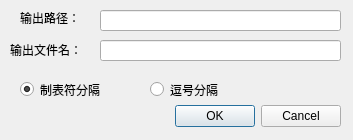
<?xml version="1.0" encoding="UTF-8"?>
<ui version="4.0">
 <class>ImgPainterSetting</class>
 <widget class="QDialog" name="ImgPainterSetting">
  <property name="geometry">
   <rect>
    <x>0</x>
    <y>0</y>
    <width>353</width>
    <height>140</height>
   </rect>
  </property>
  <property name="windowTitle">
   <string>Dialog</string>
  </property>
  <widget class="QDialogButtonBox" name="buttonBox">
   <property name="geometry">
    <rect>
     <x>0</x>
     <y>100</y>
     <width>341</width>
     <height>32</height>
    </rect>
   </property>
   <property name="orientation">
    <enum>Qt::Horizontal</enum>
   </property>
   <property name="standardButtons">
    <set>QDialogButtonBox::Cancel|QDialogButtonBox::Ok</set>
   </property>
  </widget>
  <widget class="QLabel" name="label">
   <property name="geometry">
    <rect>
     <x>20</x>
     <y>10</y>
     <width>72</width>
     <height>15</height>
    </rect>
   </property>
   <property name="text">
    <string>输出路径：</string>
   </property>
  </widget>
  <widget class="QLabel" name="label_2">
   <property name="geometry">
    <rect>
     <x>10</x>
     <y>40</y>
     <width>81</width>
     <height>20</height>
    </rect>
   </property>
   <property name="text">
    <string>输出文件名：</string>
   </property>
  </widget>
  <widget class="QLineEdit" name="lineEdit">
   <property name="geometry">
    <rect>
     <x>100</x>
     <y>10</y>
     <width>241</width>
     <height>21</height>
    </rect>
   </property>
  </widget>
  <widget class="QLineEdit" name="lineEdit_2">
   <property name="geometry">
    <rect>
     <x>100</x>
     <y>40</y>
     <width>241</width>
     <height>21</height>
    </rect>
   </property>
  </widget>
  <widget class="QRadioButton" name="radioButton">
   <property name="geometry">
    <rect>
     <x>20</x>
     <y>80</y>
     <width>115</width>
     <height>19</height>
    </rect>
   </property>
   <property name="text">
    <string>制表符分隔</string>
   </property>
   <property name="checked">
    <bool>true</bool>
   </property>
  </widget>
  <widget class="QRadioButton" name="radioButton_2">
   <property name="geometry">
    <rect>
     <x>150</x>
     <y>80</y>
     <width>115</width>
     <height>19</height>
    </rect>
   </property>
   <property name="text">
    <string>逗号分隔</string>
   </property>
  </widget>
 </widget>
 <resources/>
 <connections>
  <connection>
   <sender>buttonBox</sender>
   <signal>rejected()</signal>
   <receiver>ImgPainterSetting</receiver>
   <slot>reject()</slot>
   <hints>
    <hint type="sourcelabel">
     <x>316</x>
     <y>260</y>
    </hint>
    <hint type="destinationlabel">
     <x>286</x>
     <y>274</y>
    </hint>
   </hints>
  </connection>
  <connection>
   <sender>buttonBox</sender>
   <signal>accepted()</signal>
   <receiver>ImgPainterSetting</receiver>
   <slot>accept()</slot>
   <hints>
    <hint type="sourcelabel">
     <x>248</x>
     <y>254</y>
    </hint>
    <hint type="destinationlabel">
     <x>157</x>
     <y>274</y>
    </hint>
   </hints>
  </connection>
 </connections>
</ui>
